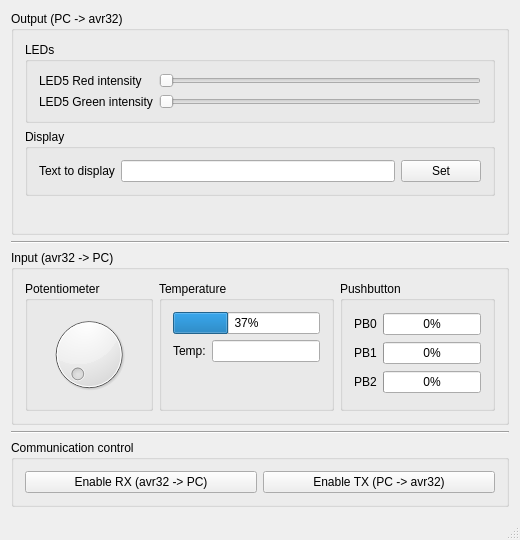
<?xml version="1.0" encoding="UTF-8"?>
<ui version="4.0">
 <class>MainWindow</class>
 <widget class="QMainWindow" name="MainWindow">
  <property name="geometry">
   <rect>
    <x>0</x>
    <y>0</y>
    <width>520</width>
    <height>540</height>
   </rect>
  </property>
  <property name="windowTitle">
   <string>MainWindow</string>
  </property>
  <widget class="QWidget" name="centralWidget">
   <layout class="QVBoxLayout" name="verticalLayout">
    <item>
     <widget class="QGroupBox" name="outputGroup">
      <property name="title">
       <string>Output (PC -&gt; avr32)</string>
      </property>
      <layout class="QGridLayout" name="gridLayout_3">
       <item row="0" column="0">
        <widget class="QGroupBox" name="groupBox">
         <property name="title">
          <string>LEDs</string>
         </property>
         <layout class="QGridLayout" name="gridLayout">
          <item row="0" column="0">
           <widget class="QLabel" name="label">
            <property name="text">
             <string>LED5 Red intensity</string>
            </property>
           </widget>
          </item>
          <item row="0" column="1">
           <widget class="QSlider" name="redValue">
            <property name="maximum">
             <number>254</number>
            </property>
            <property name="orientation">
             <enum>Qt::Horizontal</enum>
            </property>
           </widget>
          </item>
          <item row="1" column="0">
           <widget class="QLabel" name="label_2">
            <property name="text">
             <string>LED5 Green intensity</string>
            </property>
           </widget>
          </item>
          <item row="1" column="1">
           <widget class="QSlider" name="greenValue">
            <property name="maximum">
             <number>254</number>
            </property>
            <property name="orientation">
             <enum>Qt::Horizontal</enum>
            </property>
           </widget>
          </item>
         </layout>
        </widget>
       </item>
       <item row="1" column="0">
        <widget class="QGroupBox" name="groupBox_2">
         <property name="title">
          <string>Display</string>
         </property>
         <layout class="QHBoxLayout" name="horizontalLayout">
          <item>
           <widget class="QLabel" name="label_3">
            <property name="text">
             <string>Text to display</string>
            </property>
           </widget>
          </item>
          <item>
           <widget class="QLineEdit" name="textValue">
            <property name="maxLength">
             <number>12</number>
            </property>
            <property name="frame">
             <bool>true</bool>
            </property>
           </widget>
          </item>
          <item>
           <widget class="QPushButton" name="textSet">
            <property name="text">
             <string>Set</string>
            </property>
           </widget>
          </item>
         </layout>
        </widget>
       </item>
       <item row="2" column="0">
        <spacer name="verticalSpacer">
         <property name="orientation">
          <enum>Qt::Vertical</enum>
         </property>
         <property name="sizeHint" stdset="0">
          <size>
           <width>20</width>
           <height>40</height>
          </size>
         </property>
        </spacer>
       </item>
      </layout>
     </widget>
    </item>
    <item>
     <widget class="Line" name="line">
      <property name="orientation">
       <enum>Qt::Horizontal</enum>
      </property>
     </widget>
    </item>
    <item>
     <widget class="QGroupBox" name="inputGroup">
      <property name="title">
       <string>Input (avr32 -&gt; PC)</string>
      </property>
      <layout class="QGridLayout" name="gridLayout_2">
       <item row="1" column="0">
        <spacer name="verticalSpacer_2">
         <property name="orientation">
          <enum>Qt::Vertical</enum>
         </property>
         <property name="sizeHint" stdset="0">
          <size>
           <width>20</width>
           <height>0</height>
          </size>
         </property>
        </spacer>
       </item>
       <item row="0" column="0">
        <widget class="QFrame" name="frame">
         <property name="frameShape">
          <enum>QFrame::NoFrame</enum>
         </property>
         <property name="frameShadow">
          <enum>QFrame::Raised</enum>
         </property>
         <layout class="QHBoxLayout" name="horizontalLayout_2">
          <property name="margin">
           <number>0</number>
          </property>
          <item>
           <widget class="QGroupBox" name="groupBox_4">
            <property name="title">
             <string>Potentiometer</string>
            </property>
            <layout class="QGridLayout" name="gridLayout_5">
             <item row="1" column="0">
              <widget class="QDial" name="potDial"/>
             </item>
            </layout>
           </widget>
          </item>
          <item>
           <widget class="QGroupBox" name="groupBox_6">
            <property name="title">
             <string>Temperature</string>
            </property>
            <layout class="QGridLayout" name="gridLayout_7">
             <item row="0" column="0">
              <widget class="QProgressBar" name="tempBar">
               <property name="minimum">
                <number>-10</number>
               </property>
               <property name="maximum">
                <number>80</number>
               </property>
               <property name="value">
                <number>24</number>
               </property>
               <property name="format">
                <string>%p%</string>
               </property>
              </widget>
             </item>
             <item row="2" column="0">
              <spacer name="verticalSpacer_4">
               <property name="orientation">
                <enum>Qt::Vertical</enum>
               </property>
               <property name="sizeHint" stdset="0">
                <size>
                 <width>20</width>
                 <height>40</height>
                </size>
               </property>
              </spacer>
             </item>
             <item row="1" column="0">
              <widget class="QFrame" name="frame_3">
               <property name="frameShadow">
                <enum>QFrame::Raised</enum>
               </property>
               <layout class="QHBoxLayout" name="horizontalLayout_4">
                <property name="margin">
                 <number>0</number>
                </property>
                <item>
                 <widget class="QLabel" name="label_4">
                  <property name="text">
                   <string>Temp:</string>
                  </property>
                 </widget>
                </item>
                <item>
                 <widget class="QLineEdit" name="tempValue"/>
                </item>
               </layout>
              </widget>
             </item>
            </layout>
           </widget>
          </item>
          <item>
           <widget class="QGroupBox" name="groupBox_5">
            <property name="title">
             <string>Pushbutton</string>
            </property>
            <layout class="QGridLayout" name="gridLayout_6">
             <item row="1" column="1">
              <widget class="QProgressBar" name="pb1">
               <property name="maximum">
                <number>1</number>
               </property>
               <property name="value">
                <number>0</number>
               </property>
               <property name="invertedAppearance">
                <bool>false</bool>
               </property>
              </widget>
             </item>
             <item row="2" column="1">
              <widget class="QProgressBar" name="pb2">
               <property name="maximum">
                <number>1</number>
               </property>
               <property name="value">
                <number>0</number>
               </property>
              </widget>
             </item>
             <item row="0" column="1">
              <widget class="QProgressBar" name="pb0">
               <property name="maximum">
                <number>1</number>
               </property>
               <property name="value">
                <number>0</number>
               </property>
              </widget>
             </item>
             <item row="0" column="0">
              <widget class="QLabel" name="label_5">
               <property name="text">
                <string>PB0</string>
               </property>
              </widget>
             </item>
             <item row="1" column="0">
              <widget class="QLabel" name="label_6">
               <property name="text">
                <string>PB1</string>
               </property>
              </widget>
             </item>
             <item row="2" column="0">
              <widget class="QLabel" name="label_7">
               <property name="text">
                <string>PB2</string>
               </property>
              </widget>
             </item>
            </layout>
           </widget>
          </item>
         </layout>
        </widget>
       </item>
      </layout>
     </widget>
    </item>
    <item>
     <widget class="Line" name="line_2">
      <property name="orientation">
       <enum>Qt::Horizontal</enum>
      </property>
     </widget>
    </item>
    <item>
     <widget class="QGroupBox" name="groupBox_3">
      <property name="title">
       <string>Communication control</string>
      </property>
      <layout class="QGridLayout" name="gridLayout_4">
       <item row="1" column="0">
        <spacer name="verticalSpacer_3">
         <property name="orientation">
          <enum>Qt::Vertical</enum>
         </property>
         <property name="sizeHint" stdset="0">
          <size>
           <width>20</width>
           <height>1</height>
          </size>
         </property>
        </spacer>
       </item>
       <item row="0" column="0">
        <widget class="QFrame" name="frame_2">
         <property name="frameShadow">
          <enum>QFrame::Raised</enum>
         </property>
         <layout class="QHBoxLayout" name="horizontalLayout_3">
          <property name="margin">
           <number>0</number>
          </property>
          <item>
           <widget class="QPushButton" name="buttonRX">
            <property name="text">
             <string>Enable RX (avr32 -&gt; PC)</string>
            </property>
            <property name="checkable">
             <bool>true</bool>
            </property>
           </widget>
          </item>
          <item>
           <widget class="QPushButton" name="buttonTX">
            <property name="text">
             <string>Enable TX (PC -&gt; avr32)</string>
            </property>
            <property name="checkable">
             <bool>true</bool>
            </property>
           </widget>
          </item>
         </layout>
        </widget>
       </item>
      </layout>
     </widget>
    </item>
   </layout>
  </widget>
  <widget class="QStatusBar" name="statusBar"/>
  <widget class="QMenuBar" name="menuBar">
   <property name="geometry">
    <rect>
     <x>0</x>
     <y>0</y>
     <width>520</width>
     <height>25</height>
    </rect>
   </property>
  </widget>
 </widget>
 <layoutdefault spacing="6" margin="11"/>
 <resources/>
 <connections/>
</ui>
